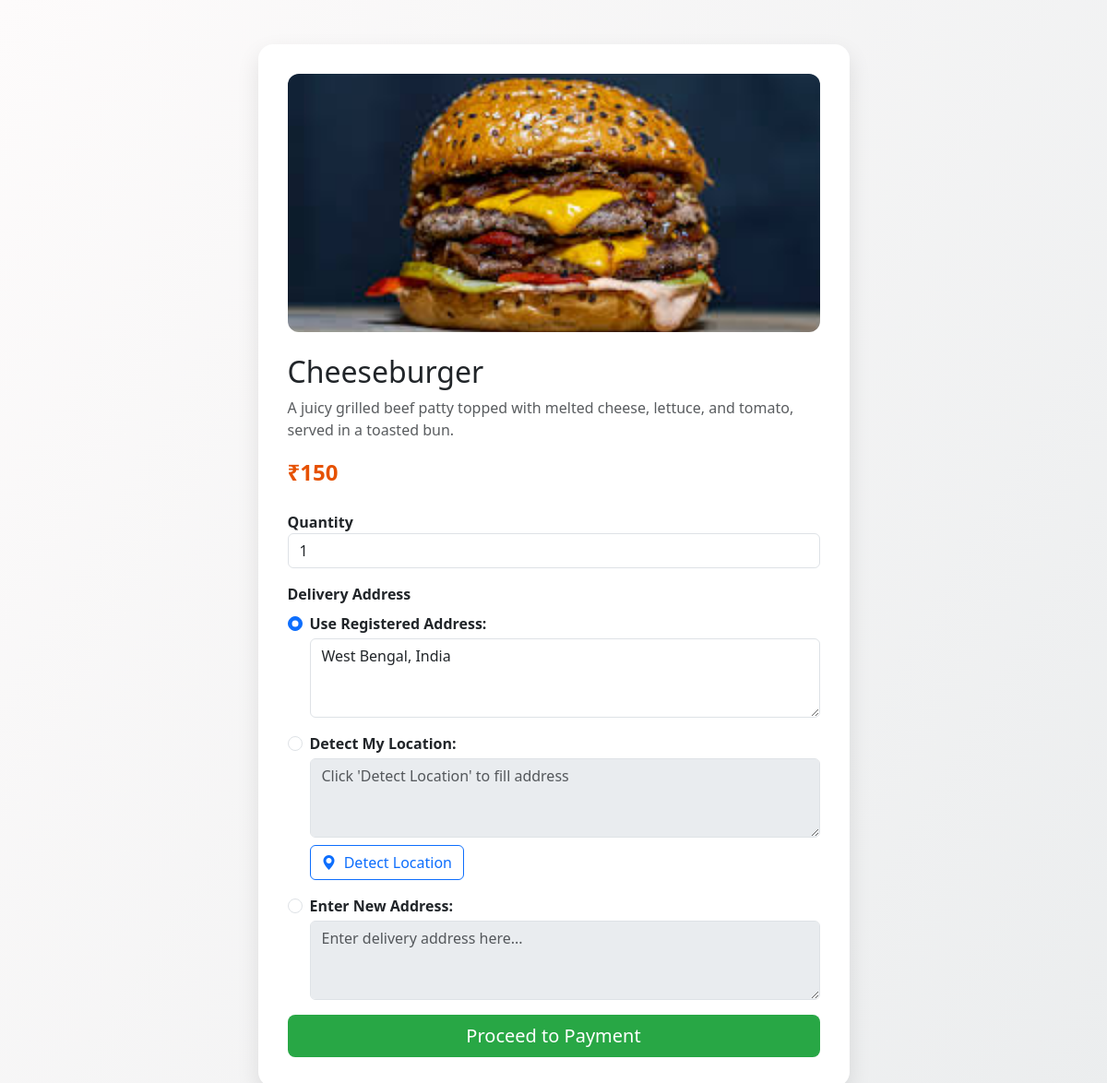
The app's page /Homepage/order_details.php?res_id=1&item_id=1 (signed in) with its own data.
### tables this page shows
CREATE TABLE `item` (
  `item_id` int(11) NOT NULL,
  `res_id` int(11) NOT NULL,
  `name` varchar(50) NOT NULL,
  `price` int(11) NOT NULL,
  `description` text NOT NULL,
  `image` text NOT NULL
);

CREATE TABLE `user` (
  `user_id` int(11) NOT NULL,
  `name` varchar(50) NOT NULL,
  `email` varchar(50) NOT NULL,
  `phone` varchar(50) NOT NULL,
  `address` text NOT NULL,
  `password` text NOT NULL
);

### Homepage/order_details.php (the view, shortened to what this page needs)
<?php
include_once "connection.php";
$res_id = $_GET['res_id'] ?? '';
$item_id = $_GET['item_id'] ?? '';
$res = mysqli_query($con, "SELECT * FROM item WHERE res_id='" . mysqli_real_escape_string($con, $res_id) . "' AND item_id='" . mysqli_real_escape_string($con, $item_id) . "'");
$food = mysqli_fetch_array($res);
$image = htmlspecialchars(basename($food['image']));
$name = htmlspecialchars($food['name']);
$description = htmlspecialchars($food['description']);
$price = htmlspecialchars($food['price']);
$prefilled_address = "";
$email = $_SESSION['email'];
$user_q = mysqli_query($con, "SELECT * FROM user WHERE email='$email'");
if ($user_q && mysqli_num_rows($user_q) > 0) {
    $user = mysqli_fetch_assoc($user_q);
    $prefilled_address = htmlspecialchars($user['address']);
}
?>
<!DOCTYPE html>
<html lang="en">
<head>
  <link href="https://cdn.jsdelivr.net/npm/bootstrap@5.3.0/dist/css/bootstrap.min.css" rel="stylesheet" />
  <link href="https://cdn.jsdelivr.net/npm/bootstrap-icons@1.10.5/font/bootstrap-icons.css" rel="stylesheet" />
</head>
<body>
<div class="container py-5">
  <div class="row justify-content-center">
    <div class="col-lg-7 col-md-9">
      <div class="order-wrapper">
        <img src="../uploads/<?php echo $image; ?>" class="img-fluid card-img-top mb-4" alt="<?php echo $name; ?>" />
        <h2 class="mb-2"><?php echo $name; ?></h2>
        <p class="text-muted mb-3"><?php echo $description; ?></p>
        <p class="price mb-4">₹<?php echo $price; ?></p>
        <form action="" method="POST" id="orderForm">
          <div class="mb-3">
            <label for="quantity">Quantity</label>
            <input
              type="number"
              class="form-control"
              id="quantity"
              name="quantity"
              value="1"
              min="1"
              required
            />
          </div>
          <div class="mb-3">
            <label class="form-label d-block fw-bold mb-2">Delivery Address</label>
            <div class="form-check">
              <input
                class="form-check-input"
                type="radio"
                name="address_option"
                id="use_saved"
                value="saved"
                checked
              />
              <label class="form-check-label" for="use_saved">
                Use Registered Address:
              </label>
              <textarea
                class="form-control mt-1 address-textarea"
                readonly
                rows="3"
              ><?php echo $prefilled_address ?: 'Not Available'; ?></textarea>
            </div>
            <div class="form-check mt-3">
              <input
                class="form-check-input"
                type="radio"
                name="address_option"
                id="use_detected"
                value="detected"
              />
              <label class="form-check-label" for="use_detected">
                Detect My Location:
              </label>
              <textarea
                class="form-control mt-1 address-textarea"
                id="detected_address"
                name="detected_address"
                rows="3"
                readonly
                placeholder="Click 'Detect Location' to fill address"
              ></textarea>
              <button type="button" class="btn btn-outline-primary mt-2" id="detectLocationBtn">
                <i class="bi bi-geo-alt-fill me-1"></i> Detect Location
              </button>
            </div>
            <div class="form-check mt-3">
              <input
                class="form-check-input"
                type="radio"
                name="address_option"
                id="use_manual"
                value="manual"
              />
              <label class="form-check-label" for="use_manual">
                Enter New Address:
              </label>
              <textarea
                class="form-control mt-1 address-textarea"
                id="manual_address"
                name="manual_address"
                rows="3"
                placeholder="Enter delivery address here..."
                disabled
              ></textarea>
            </div>
          </div>
          <div class="d-grid">
            <button type="submit" class="btn btn-success btn-lg">Proceed to Payment</button>
          </div>
        </form>
      </div>
    </div>
  </div>
</div>
</body>
</html>

### Homepage/order_details.php (style rules this page uses)
body { background: linear-gradient(120deg, #fdfbfb, #ebedee); font-family: 'Segoe UI', Tahoma, Geneva, Verdana, sans-serif; }
.order-wrapper { background: #fff; border-radius: 1rem; box-shadow: 0 10px 25px rgba(0,0,0,0.1); overflow: hidden; padding: 2rem; }
.card-img-top { height: 280px; object-fit: cover; border-radius: 0.75rem; }
.price { font-size: 1.5rem; font-weight: bold; color: #e65100; }
.btn-success { background-color: #28a745; border: none; }
label { font-weight: 600; }
.address-textarea { resize: vertical; }

### records on screen
item: image (picture), name "Cheeseburger", description "A juicy grilled beef patty topped with melted cheese, lettuce, and tomato, served in a toasted bun.", price "150"
user: address "West Bengal, India"
